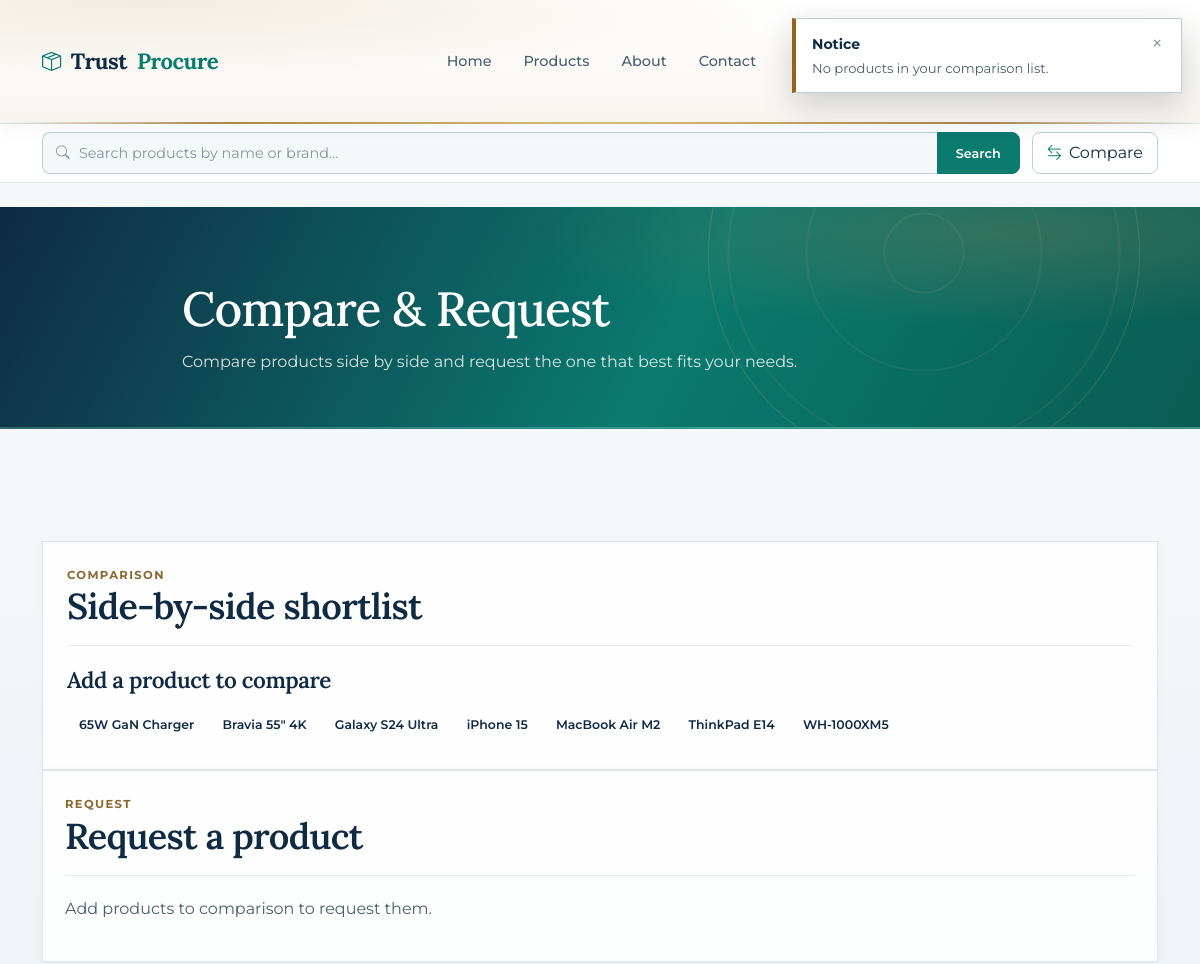
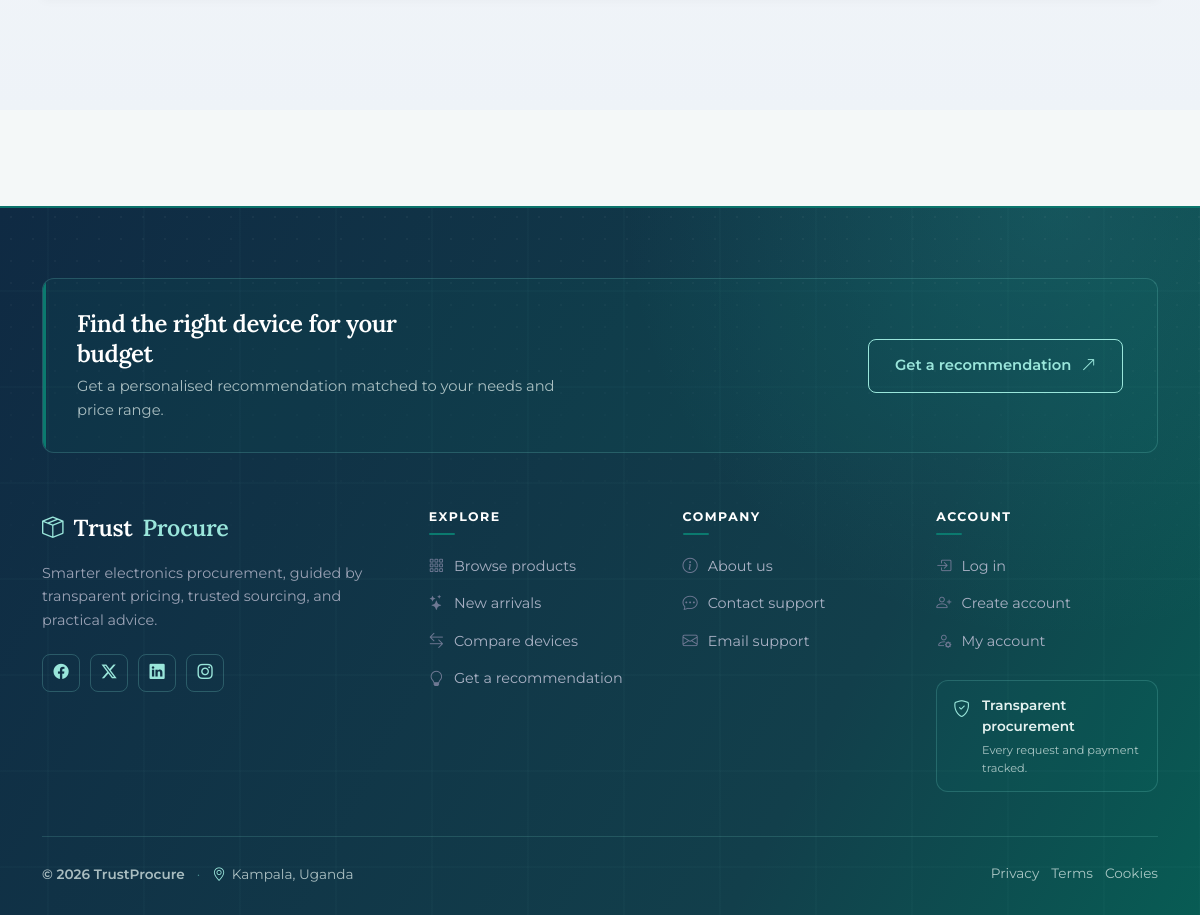
Screenshot of /compare_request.php with the database file from the repository (2 pictures, top to bottom).
### tables this page shows
CREATE TABLE products (
    id INT AUTO_INCREMENT PRIMARY KEY,
    category_id INT DEFAULT NULL,
    name VARCHAR(150) NOT NULL,
    slug VARCHAR(180) NOT NULL UNIQUE,
    sku VARCHAR(60) DEFAULT NULL,
    barcode VARCHAR(60) DEFAULT NULL,
    track_serial_numbers TINYINT(1) NOT NULL DEFAULT 0,
    brand VARCHAR(80) DEFAULT NULL,
    description TEXT,
    specifications TEXT,
    price DECIMAL(14,2) NOT NULL DEFAULT 0,
    image VARCHAR(255) DEFAULT NULL,
    stock_quantity INT UNSIGNED NOT NULL DEFAULT 0,
    reserved_quantity INT UNSIGNED NOT NULL DEFAULT 0,
    low_stock_threshold INT UNSIGNED NOT NULL DEFAULT 5,
    is_high_end TINYINT(1) NOT NULL DEFAULT 0,
    deposit_percentage TINYINT UNSIGNED NOT NULL DEFAULT 70,
    stock_status ENUM('in_stock','out_of_stock','made_to_order') NOT NULL DEFAULT 'in_stock',
    is_featured TINYINT(1) NOT NULL DEFAULT 0,
    is_new_arrival TINYINT(1) NOT NULL DEFAULT 0,
    status ENUM('active','inactive') NOT NULL DEFAULT 'active',
    created_at DATETIME NOT NULL DEFAULT CURRENT_TIMESTAMP,
    updated_at DATETIME NOT NULL DEFAULT CURRENT_TIMESTAMP ON UPDATE CURRENT_TIMESTAMP,
    UNIQUE KEY uniq_products_sku (sku),
    UNIQUE KEY uniq_products_barcode (barcode),
    CONSTRAINT fk_products_category FOREIGN KEY (category_id) REFERENCES categories(id) ON DELETE SET NULL
);

### includes/helpers/catalog.php (called while the page is built, shortened)
<?php
function get_compare_list(): array
{
    return array_map('intval', $_SESSION['compare'] ?? []);
}

### includes/helpers/url.php (called while the page is built, shortened)
<?php
function e($value): string
{
    return htmlspecialchars((string) $value, ENT_QUOTES, 'UTF-8');
}
function base_url(): string
{
    if (BASE_URL === '') {
        return '';
    }
    $scheme = (!empty($_SERVER['HTTPS']) && $_SERVER['HTTPS'] !== 'off') ? 'https' : 'http';
    $host = $_SERVER['HTTP_HOST'] ?? '';
    $port = '';
    $basePath = '/' . ltrim(BASE_URL, '/');
    return $scheme . '://' . $host . $port . $basePath;
}
function url(string $path = ''): string
{
    return base_url() . $path;
}

### compare_request.php (the view, shortened to what this page needs)
<?php
require_once __DIR__ . '/config/database.php';
$ids = get_compare_list();
$products = [];
$allProducts = $pdo->query(
    "SELECT p.id, p.name, p.brand, p.price FROM products p
     WHERE p.status = 'active' ORDER BY p.name"
)->fetchAll();
include __DIR__ . '/includes/header.php';
?>
<section class="page-banner request-page-banner">
    <div class="container">
        <h1>Compare &amp; Request</h1>
        <p>Compare products side by side and request the one that best fits your needs.</p>
    </div>
</section>
<section class="section-tight compare-request-section">
    <div class="container">
        <div class="row g-4 compare-request-layout">
            <div class="col-12 col-lg-8">
                <div class="card border-0 shadow-sm rounded-4 compare-request-card">
                    <div class="card-body">
                        <div class="compare-request-card-head">
                            <div>
                                <div class="section-kicker">Comparison</div>
                                <h2 class="h4 mb-0">Side-by-side shortlist</h2>
                            </div>
                        </div>
                        <?php if (count($products) < COMPARE_LIMIT): ?>
                            <div class="mt-4">
                                <h3 class="h6 mb-2">Add a product to compare</h3>
                                <div class="d-flex flex-wrap gap-2">
                                    <?php foreach ($allProducts as $ap): ?>
                                        <?php if (!in_array($ap['id'], $ids, true)): ?>
                                            <a href="<?= url('/compare_request.php?product=' . $ap['id']) ?>" class="btn btn-outline-secondary btn-sm"><?= e($ap['name']) ?></a>
                                        <?php endif; ?>
                                    <?php endforeach; ?>
                                </div>
                            </div>
                        <?php endif; ?>
                    </div>
                </div>
            </div>
            <div class="col-12 col-lg-4">
                <div class="card border-0 shadow-sm rounded-4 request-form-card sticky-top" style="top: 20px;">
                    <div class="card-body">
                        <div class="compare-request-card-head">
                            <div>
                                <div class="section-kicker">Request</div>
                                <h2 class="h4 mb-0">Request a product</h2>
                            </div>
                        </div>
                        <?php if ($products): ?>
                            <form method="post" action="<?= url('/user/requests/add.php') ?>">
                                <?= csrf_field() ?>
                                <div class="mb-3">
                                    <label for="request_product" class="form-label fw-semibold">Select product</label>
                                    <select class="form-select" id="request_product" name="product_id" required>
                                        <?php foreach ($products as $p): ?>
                                            <option value="<?= $p['id'] ?>"><?= e($p['name']) ?> — <?= money($p['price']) ?></option>
                                        <?php endforeach; ?>
                                    </select>
                                </div>
                                <div class="mb-3">
                                    <label for="quantity" class="form-label fw-semibold">Quantity</label>
                                    <input type="number" class="form-control" id="quantity" name="quantity" value="1" min="1" required>
                                </div>
                                <div class="mb-3">
                                    <label for="delivery_address" class="form-label fw-semibold">Delivery address</label>
                                    <input type="text" class="form-control" id="delivery_address" name="delivery_address" placeholder="Where should this be delivered?">
                                </div>
                                <div class="mb-3">
                                    <label for="notes" class="form-label fw-semibold">Notes (optional)</label>
                                    <textarea class="form-control" id="notes" name="notes" rows="2"></textarea>
                                </div>
                                <button type="submit" class="btn btn-accent w-100"><i class="bi bi-send me-2" aria-hidden="true"></i>Submit request</button>
                            </form>
                        <?php else: ?>
                            <p class="text-muted">Add products to comparison to request them.</p>
                        <?php endif; ?>
                    </div>
                </div>
            </div>
        </div>
    </div>
</section>
<?php include __DIR__ . '/includes/footer.php'; ?>

### rows the page displays
products: name "65W GaN Charger"
products: name "Bravia 55\" 4K"
products: name "Galaxy S24 Ultra"
products: name "iPhone 15"
products: name "MacBook Air M2"
products: name "ThinkPad E14"
products: name "WH-1000XM5"
